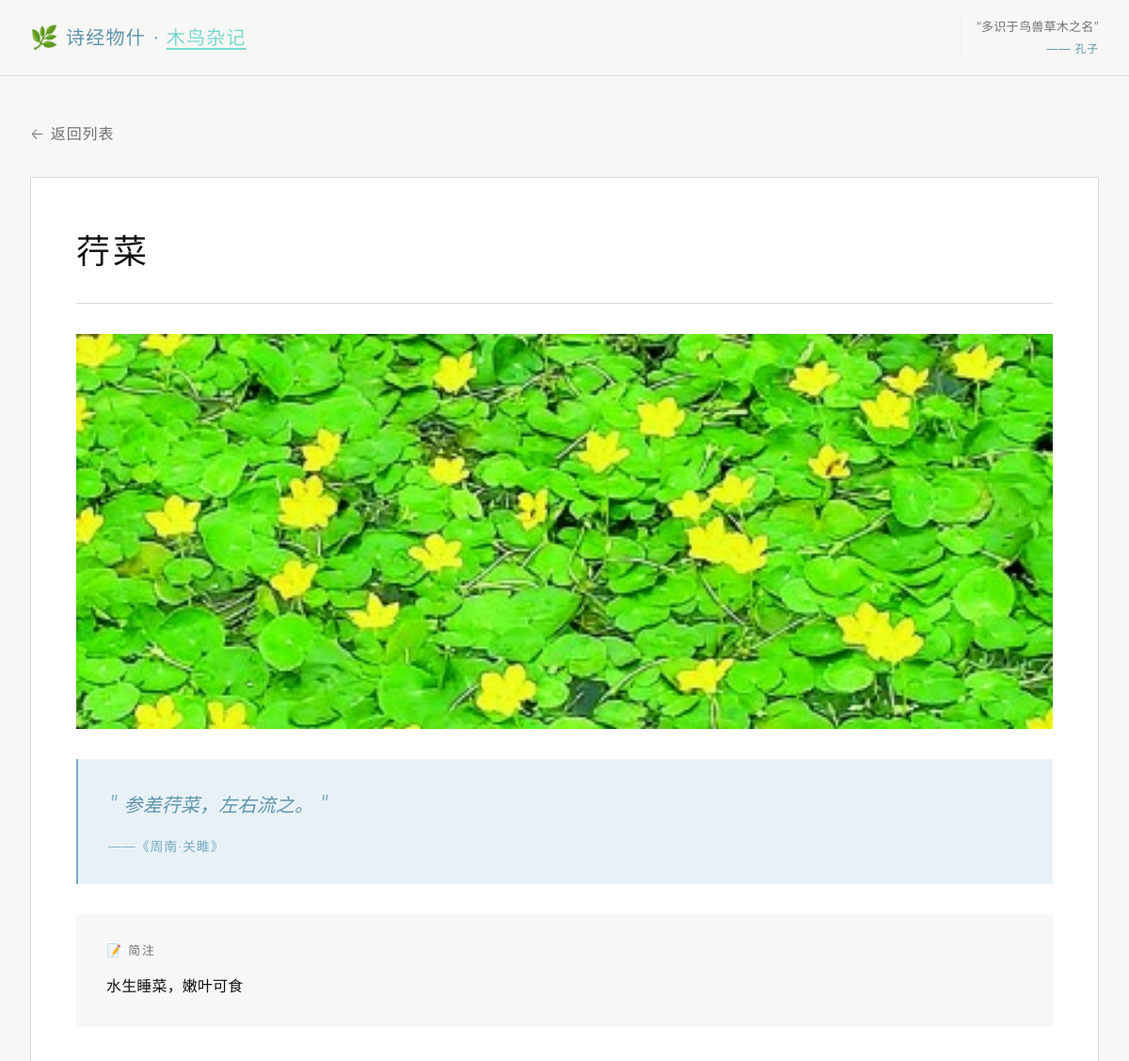
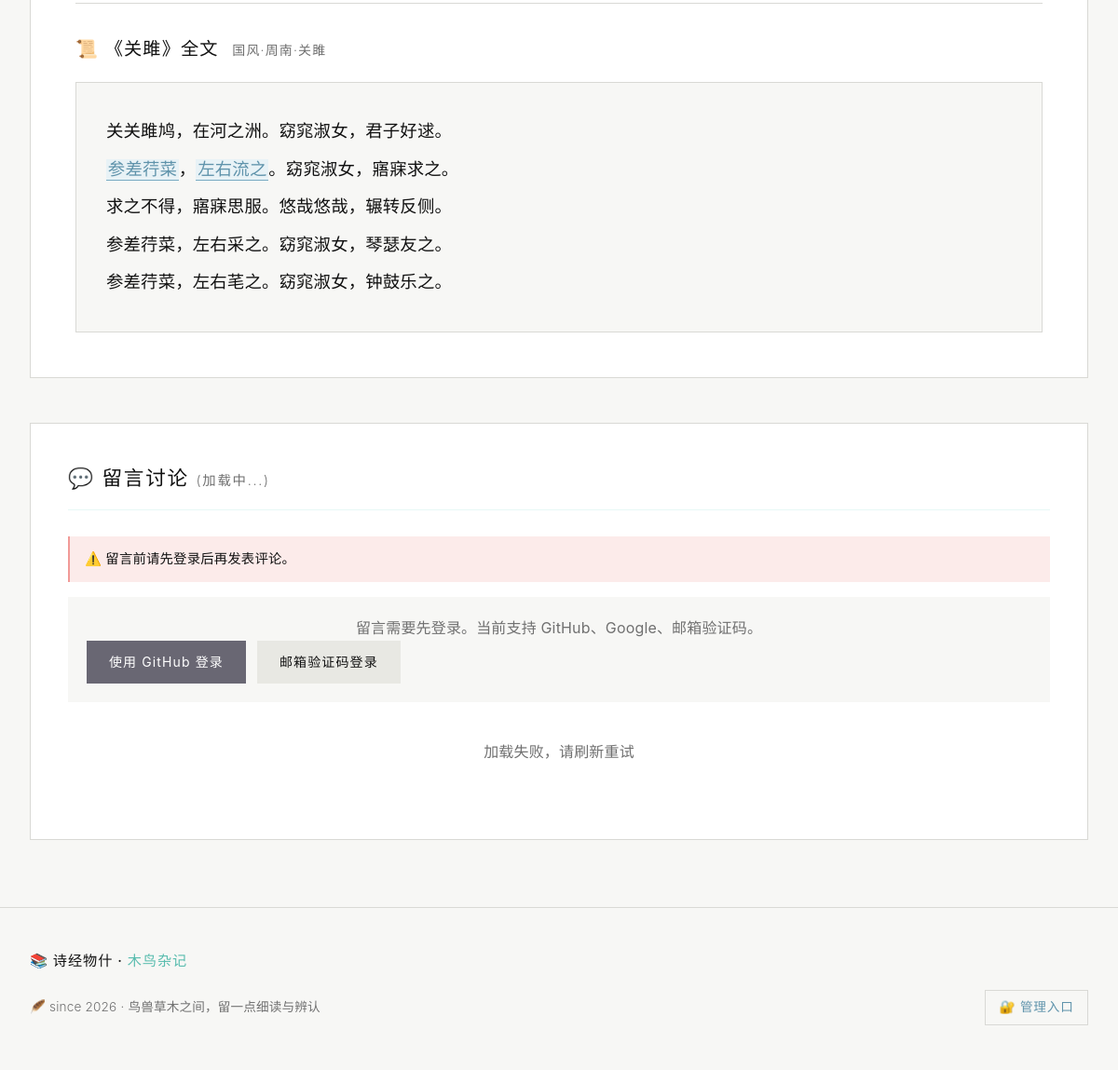
The app's page /item/1 (signed in) with its own data (2 pictures, top to bottom).
### shijing_things/models/models.py (models this page shows, shortened)
class ShijingItem(Base):
    __tablename__ = "shijing_items"
    id = Column(Integer, primary_key=True, index=True)
    name = Column(String(100), nullable=False, index=True)
    category = Column(String(10), nullable=False, index=True)  # 草、木、鸟、兽、虫、鱼
    title = Column(String(100), nullable=False, index=True)  # 所属诗篇标题
    chapter = Column(String(50), nullable=False, index=True)  # 章节（如：国风、小雅）
    section = Column(String(50), nullable=False, index=True)  # 部分（如：周南、鹿鸣之什）
    poem_id = Column(Integer, nullable=False, index=True)  # 诗篇ID
    quote = Column(Text, nullable=False)  # 引用诗句
    description = Column(Text, nullable=True)  # 简要注释
    image_url = Column(String(255), nullable=True, default="")  # 图片路径
    modern_name = Column(String(255), nullable=True, default="")  # 今名
    taxonomy = Column(String(255), nullable=True, default="")  # 纲目属
    symbolism = Column(Text, nullable=True, default="")  # 寓意
    wiki_link = Column(String(255), nullable=True, default="")  # 百科链接

class Poem(Base):
    __tablename__ = "poems"
    id = Column(Integer, primary_key=True, index=True)
    title = Column(String(100), nullable=False, index=True)  # 诗名（不同章节可同名，如邶风/鄘风《柏舟》）
    chapter = Column(String(50), nullable=False, index=True)  # 章节（如：国风）
    section = Column(String(50), nullable=False, index=True)  # 部分（如：周南）
    content = Column(Text, nullable=False)  # 诗篇内容（JSON 数组字符串）
    full_source = Column(String(100), nullable=False)  # 完整来源（如：国风·周南·关雎）

### shijing_things/routers/pages.py (the view)
@router.get("/item/{item_id}", response_class=HTMLResponse)
def item_detail(item_id: int, request: Request, db: Session = Depends(get_db)):
    item = crud_item.get(db, item_id=item_id)
    if not item:
        raise HTTPException(status_code=404, detail="事物不存在")
    poem = crud_poem.get(db, poem_id=item.poem_id)
    poem_content = []
    if poem:
        try:
            poem_content = json.loads(poem.content)
        except:
            poem_content = []
    poem_content = highlight_quote_lines(poem_content, item.quote)
    return templates.TemplateResponse("detail.html", {
        "request": request,
        "item": item,
        "poem": poem,
        "poem_content": poem_content,
        "is_admin": is_admin(request),
        "is_oauth_user": is_oauth_user(request),
        "github_login_url": f"/auth/login?next={request.url.path}",
        "wechat_login_url": f"/auth/login?provider=wechat&next={request.url.path}",
        "comment_login_page_url": f"/login?next={request.url.path}",
        "comment_user_name": request.session.get("comment_nickname") or request.session.get("comment_username") or "登录用户",
        "comment_user_avatar": request.session.get("comment_avatar_url") or "",
        "comment_auth_label": get_comment_auth_label(request),
        "google_login_url": f"/auth/login?provider=google&next={request.url.path}",
        "google_oauth_enabled": bool(settings.google_client_id and settings.google_client_secret),
        "wechat_oauth_enabled": bool(settings.wechat_app_id and settings.wechat_app_secret),
    })

### shijing_things/templates/detail.html (shortened to what this page needs)
{% extends "base.html" %}
{% block content %}
<div class="container">
    <a href="/" class="back-link">← 返回列表</a>
    <article class="detail-card">
        <header class="detail-header">
            <h1 class="detail-title">
                {{ item.name }}
                <span class="category-badge category-{{ item.category }}">{{ item.category }}类</span>
            </h1>
        </header>
        <div class="detail-body">
            <div class="detail-image">
                {% if item.image_url %}
                <img src="{{ item.image_url }}" alt="{{ item.name }}">
                {% endif %}
            </div>
            <blockquote class="detail-quote">
                <span class="quote-mark">"</span>
                {{ item.quote }}
                <span class="quote-mark">"</span>
                <cite>——《{{ item.section }}·{{ item.title }}》</cite>
            </blockquote>
            <div class="detail-info">
                {% if item.description %}
                <div class="info-description">
                    <h3>📝 简注</h3>
                    <p>{{ item.description }}</p>
                </div>
                {% endif %}
            </div>
            {% if poem and poem_content %}
            <div class="poem-section">
                <h3 class="poem-title">
                    📜 《{{ poem.title }}》全文
                    <span class="poem-source">{{ poem.full_source }}</span>
                </h3>
                <div class="poem-content">
                    {% for line in poem_content %}
                    <p class="poem-line">{{ line | safe }}</p>
                    {% endfor %}
                </div>
            </div>
            {% endif %}
        </div>
    </article>
    <section class="comments-section" id="comments-section">
        <h2 class="comments-title">
            💬 留言讨论
            <span class="comments-count" id="comments-count">(加载中...)</span>
        </h2>
        <div class="comment-limit-info" id="comment-limit-info" style="display: none;">
            <p class="limit-text"></p>
        </div>
        <div class="comment-login-tip" id="comment-login-tip" {% if is_oauth_user %}style="display: none;"{% endif %}>
            <p>留言需要先登录。当前支持 GitHub、Google、邮箱验证码{% if wechat_oauth_enabled %}，也支持微信登录{% endif %}。</p>
            <div class="comment-login-actions">
                <a class="btn btn-github" href="{{ github_login_url }}">使用 GitHub 登录</a>
                <a class="btn btn-secondary" href="{{ comment_login_page_url }}">邮箱验证码登录</a>
            </div>
        </div>
        <div class="comments-list" id="comments-list">
        </div>
    </section>
</div>
{% endblock %}

### shijing_things/templates/detail.html (style rules this page uses)
.comment-login-actions { display: flex; gap: 0.75rem; flex-wrap: wrap; }

### records on screen
ShijingItem: name "荇菜", image_url (picture), quote "参差荇菜，左右流之。", section "周南", title "关雎", description "水生睡菜，嫩叶可食"
Poem: title "关雎", full_source "国风·周南·关雎"

### other values on screen
{{ line | safe }} "关关雎鸠，在河之洲。窈窕淑女，君子好逑。" "参差荇菜 ， 左右流之 。窈窕淑女，寤寐求之。" "求之不得，寤寐思服。悠哉悠哉，辗转反侧。" "参差荇菜，左右采之。窈窕淑女，琴瑟友之。" "参差荇菜，左右芼之。窈窕淑女，钟鼓乐之。"
